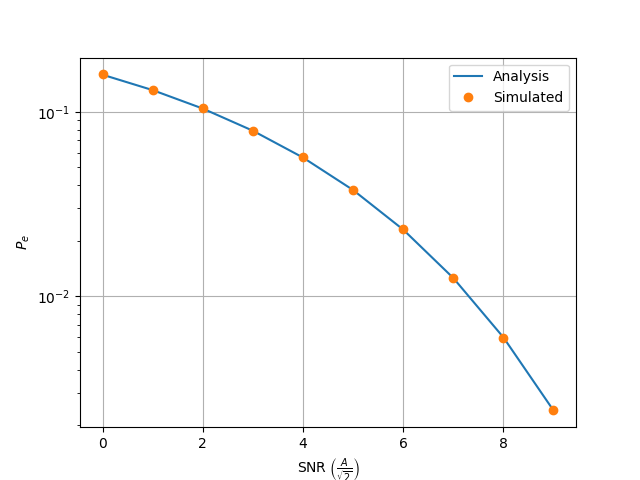

This figure's Python source:
import numpy as np
import mpmath as mp
import matplotlib.pyplot as plt

def qfunc(x):
    return 0.5*mp.erfc(x/mp.sqrt(2))

snr_size = 10
snr_dB = np.linspace(0, 9, 10)
simlen = int(1e5)

err = []
ber = []

n1 = np.random.normal(0, 1, simlen)
n2 = np.random.normal(0, 1, simlen)

for i in range(0, snr_size):
    snr = 10**(0.1*snr_dB[i])
    y1 = mp.sqrt(2*snr) + n1
    y2 = n2

    err_n = np.size(np.nonzero(y1 < y2))
    err.append(err_n/simlen)
    ber.append(qfunc(mp.sqrt(snr)))

plt.semilogy(snr_dB.T, ber, label = 'Analysis')
plt.semilogy(snr_dB.T, err, 'o',  label = 'Simulated')
plt.xlabel('SNR $\\left(\\frac{A}{\\sqrt{2}}\\right)$')
plt.ylabel('$P_e$')
plt.legend()
plt.grid()
plt.savefig('ber_snr_plot.png')
plt.show()